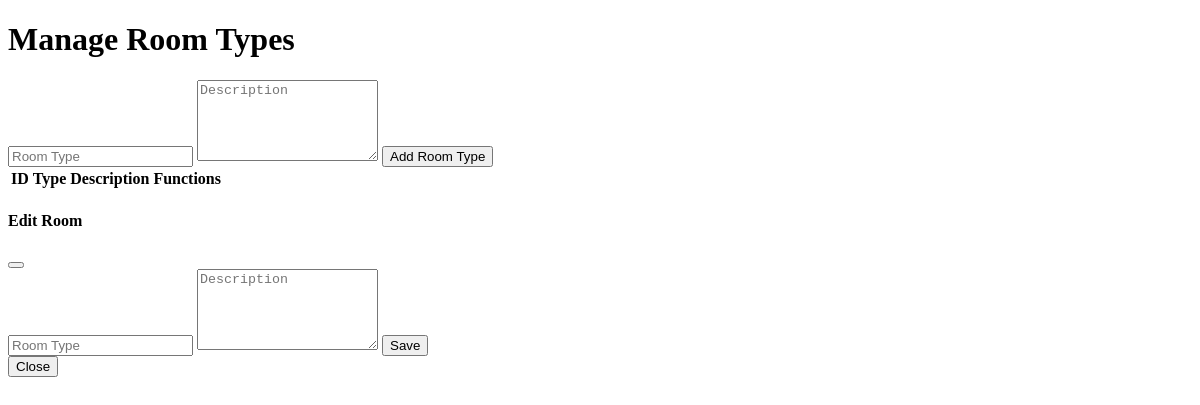
Before: /admin/manage_room_types.php with the older database file.
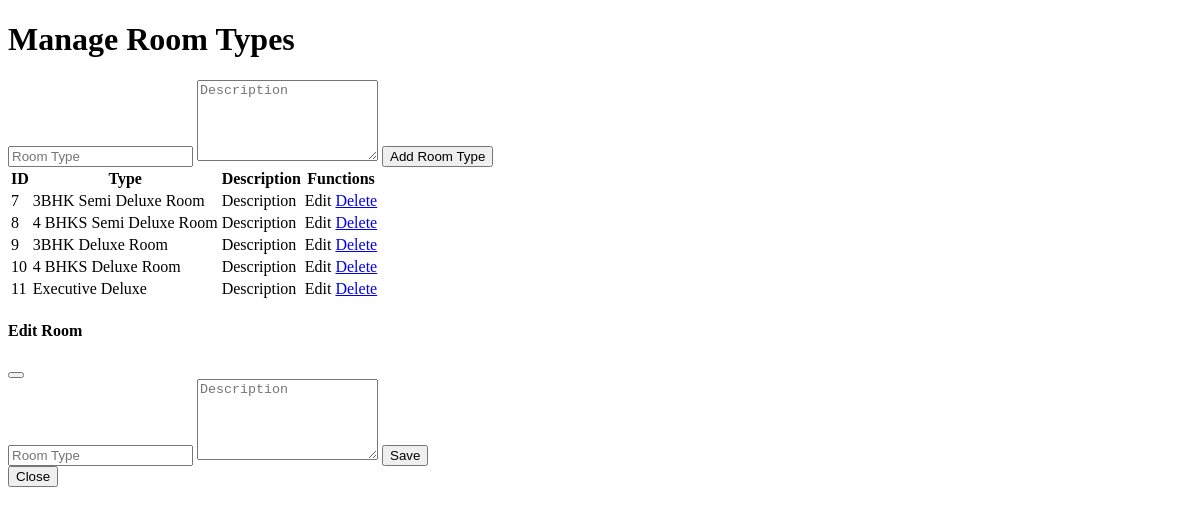
After: the same page with the newer database file.
### tables this page shows
CREATE TABLE `room_types` (
  `id` int(11) NOT NULL,
  `type` varchar(50) NOT NULL,
  `description` text DEFAULT NULL
);

### admin/manage_room_types.php (the view, shortened to what this page needs)
<?php
require 'config.php';
$result = $conn->query("SELECT * FROM room_types");
?>
<!DOCTYPE html>
<html>
<head>
</head>
<body>
    <h1>Manage Room Types</h1>
    <main>
        <form method="POST" action="manage_room_types.php" class="my-5 w-50">
            <input type="text" name="type" placeholder="Room Type" class="form-control d-inline w-75 m-2" required>
            <textarea name="description" placeholder="Description" class="form-control w-75 m-2" rows="5"
                required></textarea>
            <button type="submit" class="btn btn-primary m-2">Add Room Type</button>
        </form>
        <table class="table my-4 ">
            <tr class="table-dark">
                <th>ID</th>
                <th>Type</th>
                <th>Description</th>
                <th>Functions</th>
            </tr>
            <?php while ($row = $result->fetch_assoc()) { ?>
            <tr>
                <td>
                    <?php echo $row['id']; ?>
                </td>
                <td>
                    <?php echo $row['type']; ?>
                </td>
                <td>
                    <?php echo $row['description']; ?>
                </td>
                <td>
                    <a class="btn btn-primary edit-room_type" data-bs-toggle="modal" data-bs-target="#myModal2"
                        data-room-type="<?php echo $row['type']; ?>" data-bs-id="<?php echo $row['id']; ?>"
                        data-room-description="<?php echo $row['description']; ?>">Edit
                    </a>
                    <a class="btn btn-danger" href="delete.php?delete=room_type&id=<?php echo $row['id']; ?>">Delete</a>
                </td>
            </tr>
            <?php } ?>
        </table>
        <div class="modal" id="myModal2">
            <div class="modal-dialog">
                <div class="modal-content">
                    <div class="modal-header">
                        <h4 class="modal-title">Edit Room</h4>
                        <button type="button" class="btn-close" data-bs-dismiss="modal"></button>
                    </div>
                    <div class="modal-body">
                        <form id="editRoomTypeModal" method="POST" action="manage_room_types.php"
                            enctype="multipart/form-data">
                            <input type="text" name="type" placeholder="Room Type"
                                class="form-control d-inline w-75 m-2" required>
                            <textarea name="description" placeholder="Description" class="form-control w-75 m-2"
                                rows="5" required></textarea>
                            <button type="submit" class="btn btn-primary">Save</button>
                        </form>
                    </div>
                    <div class="modal-footer">
                        <button type="button" class="btn btn-danger" data-bs-dismiss="modal">Close</button>
                    </div>
                </div>
            </div>
        </div>
    </main>
</body>
</html>

Changed rows visible on the page:
added room_types: id "7", type "3BHK Semi Deluxe Room", description "Description"
added room_types: id "8", type "4 BHKS Semi Deluxe Room", description "Description"
added room_types: id "9", type "3BHK Deluxe Room", description "Description"
added room_types: id "10", type "4 BHKS Deluxe Room", description "Description"
added room_types: id "11", type "Executive Deluxe", description "Description"
